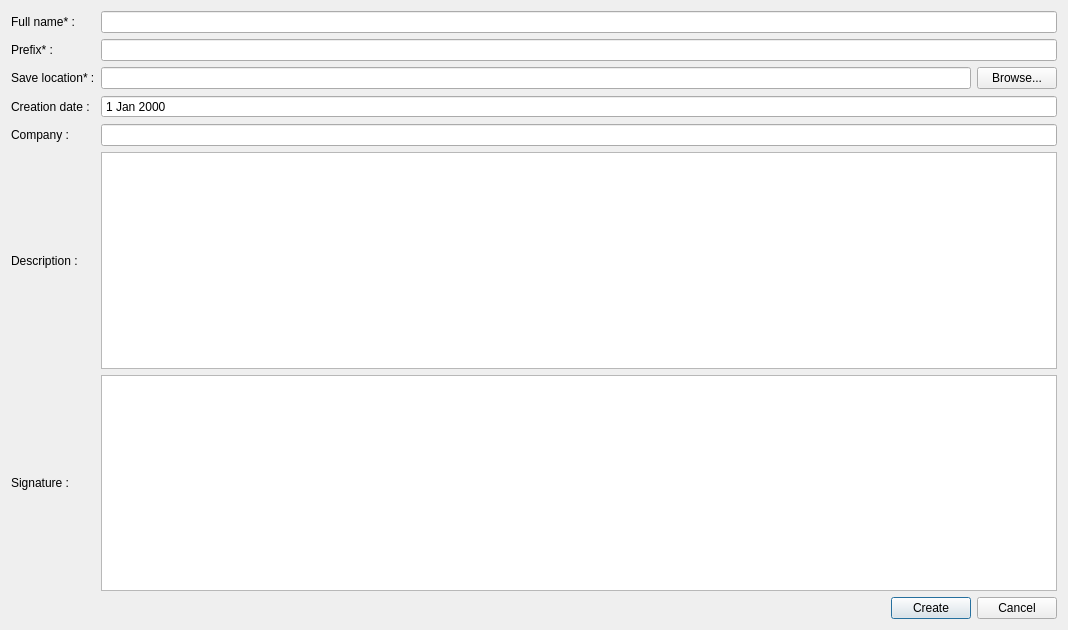
<?xml version="1.0" encoding="UTF-8"?>
<ui version="4.0">
 <class>ALabBookViewAbstract</class>
 <widget class="QDialog" name="ALabBookViewAbstract">
  <property name="geometry">
   <rect>
    <x>0</x>
    <y>0</y>
    <width>1068</width>
    <height>630</height>
   </rect>
  </property>
  <property name="windowTitle">
   <string>Title</string>
  </property>
  <layout class="QGridLayout" name="gridLayout" columnstretch="0,1,0">
   <item row="6" column="1" colspan="2">
    <widget class="QTextEdit" name="textEditSignature">
     <property name="acceptDrops">
      <bool>false</bool>
     </property>
    </widget>
   </item>
   <item row="6" column="0">
    <widget class="QLabel" name="labelSiganture">
     <property name="text">
      <string>Signature :</string>
     </property>
    </widget>
   </item>
   <item row="4" column="0">
    <widget class="QLabel" name="labelCompany">
     <property name="text">
      <string>Company :</string>
     </property>
    </widget>
   </item>
   <item row="0" column="0">
    <widget class="QLabel" name="labelName">
     <property name="text">
      <string>Full name* :</string>
     </property>
    </widget>
   </item>
   <item row="4" column="1" colspan="2">
    <widget class="QLineEdit" name="lineEditCompagny">
     <property name="acceptDrops">
      <bool>false</bool>
     </property>
    </widget>
   </item>
   <item row="1" column="1" colspan="2">
    <widget class="QLineEdit" name="lineEditPrefix">
     <property name="acceptDrops">
      <bool>false</bool>
     </property>
    </widget>
   </item>
   <item row="0" column="1" colspan="2">
    <widget class="QLineEdit" name="lineEditName">
     <property name="acceptDrops">
      <bool>false</bool>
     </property>
    </widget>
   </item>
   <item row="5" column="0">
    <widget class="QLabel" name="labelDescription">
     <property name="text">
      <string>Description :</string>
     </property>
    </widget>
   </item>
   <item row="1" column="0">
    <widget class="QLabel" name="labelPrefix">
     <property name="text">
      <string>Prefix* :</string>
     </property>
    </widget>
   </item>
   <item row="2" column="0">
    <widget class="QLabel" name="labelSaveLocation">
     <property name="text">
      <string>Save location* :</string>
     </property>
    </widget>
   </item>
   <item row="7" column="2">
    <layout class="QHBoxLayout" name="horizontalLayout">
     <item>
      <widget class="QPushButton" name="pushButtonCreate">
       <property name="text">
        <string>Create</string>
       </property>
      </widget>
     </item>
     <item>
      <widget class="QPushButton" name="pushButtonCancel">
       <property name="text">
        <string>Cancel</string>
       </property>
      </widget>
     </item>
    </layout>
   </item>
   <item row="5" column="1" colspan="2">
    <widget class="QTextEdit" name="textEditDecription">
     <property name="acceptDrops">
      <bool>false</bool>
     </property>
    </widget>
   </item>
   <item row="3" column="1" colspan="2">
    <widget class="QDateEdit" name="dateEdit">
     <property name="readOnly">
      <bool>true</bool>
     </property>
     <property name="buttonSymbols">
      <enum>QAbstractSpinBox::NoButtons</enum>
     </property>
    </widget>
   </item>
   <item row="3" column="0">
    <widget class="QLabel" name="label">
     <property name="text">
      <string>Creation date :</string>
     </property>
    </widget>
   </item>
   <item row="2" column="1" colspan="2">
    <layout class="QHBoxLayout" name="horizontalLayout_2">
     <item>
      <widget class="QLineEdit" name="lineEditSaveLocation"/>
     </item>
     <item>
      <widget class="QPushButton" name="pushButtonBrowse">
       <property name="text">
        <string>Browse...</string>
       </property>
      </widget>
     </item>
    </layout>
   </item>
  </layout>
 </widget>
 <tabstops>
  <tabstop>lineEditName</tabstop>
  <tabstop>lineEditPrefix</tabstop>
  <tabstop>pushButtonBrowse</tabstop>
  <tabstop>lineEditCompagny</tabstop>
  <tabstop>textEditDecription</tabstop>
  <tabstop>textEditSignature</tabstop>
  <tabstop>pushButtonCreate</tabstop>
  <tabstop>pushButtonCancel</tabstop>
  <tabstop>lineEditSaveLocation</tabstop>
  <tabstop>dateEdit</tabstop>
 </tabstops>
 <resources/>
 <connections/>
</ui>
